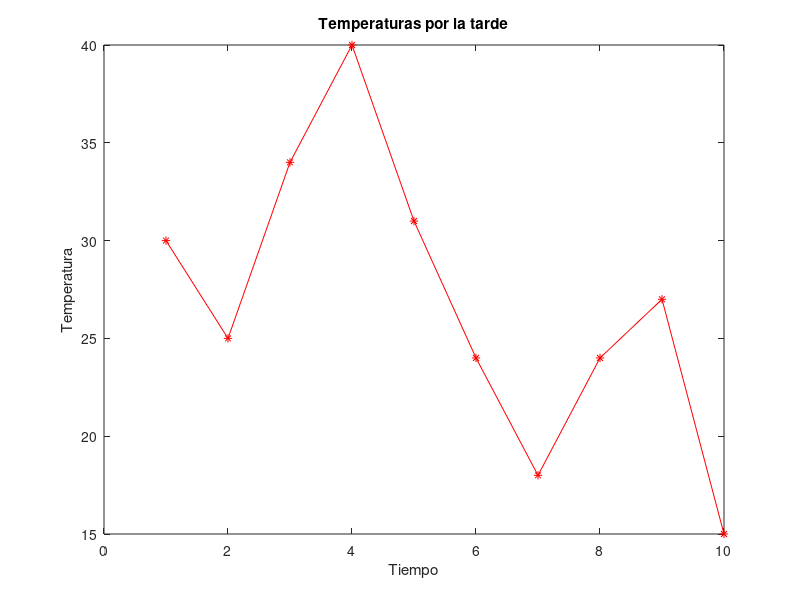

Write the MATLAB code that produced this figure.
% This reads time and temperature data for an afternoon
%  from a file and plots the data

timetemp=[1 2 3 4 5 6 7 8 9 10;30 25 34 40 31 24 18 24 27 15]

% The times are in the first row, temps in the second row
time = timetemp(1,:);
temp = timetemp(2,:);

% Plot the data and label the plot
plot(time,temp,'-r*')
xlabel('Tiempo')
ylabel('Temperatura')
title('Temperaturas por la tarde')
